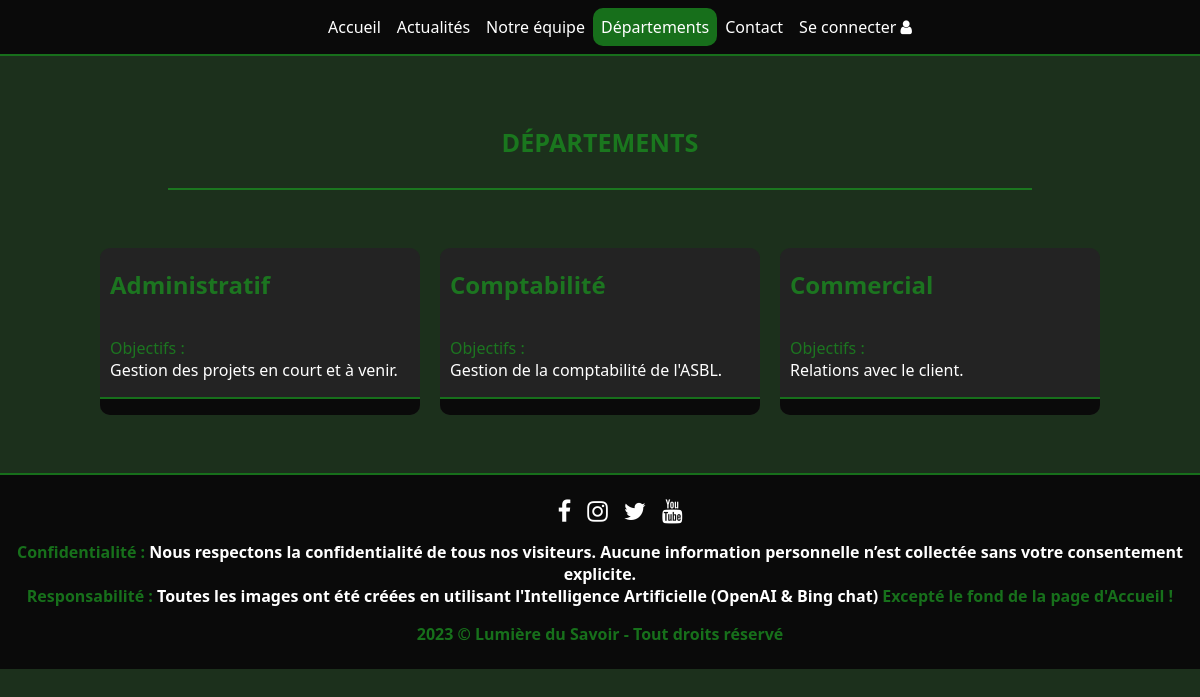
The page /department.php on the database its author committed.
### tables this page shows
CREATE TABLE `devweb_departments` (
  `id` int UNSIGNED NOT NULL,
  `nameDepartment` varchar(32) NOT NULL,
  `descDepartment` text NOT NULL
);

### php/db_department.php (called while the page is built, shortened)
<?php
class Department {
    public static function getDepartments() {
        $db = DBLink::connect2db(MYDB, $message);
        $sql = "SELECT * FROM " . self::TABLE_NAME;
        $result = $db->execute_query($sql);
        $departments = [];
        while ($row = $result->fetch_assoc()) {
            $department = new Department();
            $department->id = $row['id'];
            $department->nameDepartment = $row['nameDepartment'];
            $department->descDepartment = $row['descDepartment'];
            $departments[] = $department;
        }
        return $departments;
    }
}
?>

### department.php (the view, shortened to what this page needs)
<!DOCTYPE html>
<html lang="fr">
    <?php
        require_once("./inc/header.inc.php");
    ?>
    <body>
        <?php
            require_once("./inc/nav.inc.php");
        ?>
        <main>
            <section class="subHeader">
                <h1>DÉPARTEMENTS</h1>
                <hr>
            </section>
            <section>
                <div class="cardsContainer">
                    <?php
                        require_once("./php/db_department.php");
                        foreach (Department::getDepartments() as $department) {
                            echo '<article>
                                <header><h2>' . $department->nameDepartment . '</h2></header>
                                <p><span>Objectifs :</span><br>' . $department->descDepartment . '</p>
                                <footer>';
                                echo'</footer>
                            </article>';
                        }
                    ?>
                </div>
            </section>
        </main>
        <?php require_once("./inc/footer.inc.php"); ?>
    </body>
</html>

### css/style.css (style rules this page uses)
:root { --main-color: #1b8a20cb; --black-color: rgb(10, 10, 10); --soft-black-color: rgb(28, 48, 28); --grey-color: rgb(35, 35, 35) }
* { font-family: 'Segoe UI', Tahoma, Geneva, Verdana, sans-serif; color: #fff; }
html { background-color: var(--soft-black-color); }
body { margin: 0; }
h1, h2, h3, h4, h5, h6 { color: var(--main-color); }
article { background-color: var(--grey-color); border-radius: 10px; display: flex; flex-direction: column; justify-content: space-between; width: 20rem; margin: 10px; text-align: left; }
article p, article h2 { padding-left: 10px; padding-right: 10px; }
article footer { border-radius: 0 0 10px 10px; display: flex; justify-content: flex-start; }
.cardsContainer { display: flex; justify-content: center; flex-wrap: wrap; }
section { padding: 0 25px; margin: 3rem 0 }
footer { background-color: var(--black-color); border-top: 2px solid var(--main-color); font-weight: bold; text-align: center; padding: .5rem; }
span { color: var(--main-color); }
hr { border: 1px solid var(--main-color); width: 75%; margin-bottom: 0; }
.subHeader { display: flex; flex-direction: column; align-items: center; justify-content: center; font-size: 1.05em; }

### rows shown on the page
devweb_departments: nameDepartment "Administratif", descDepartment "Gestion des projets en court et à venir."
devweb_departments: nameDepartment "Comptabilité", descDepartment "Gestion de la comptabilité de l'ASBL."
devweb_departments: nameDepartment "Commercial", descDepartment "Relations avec le client."
